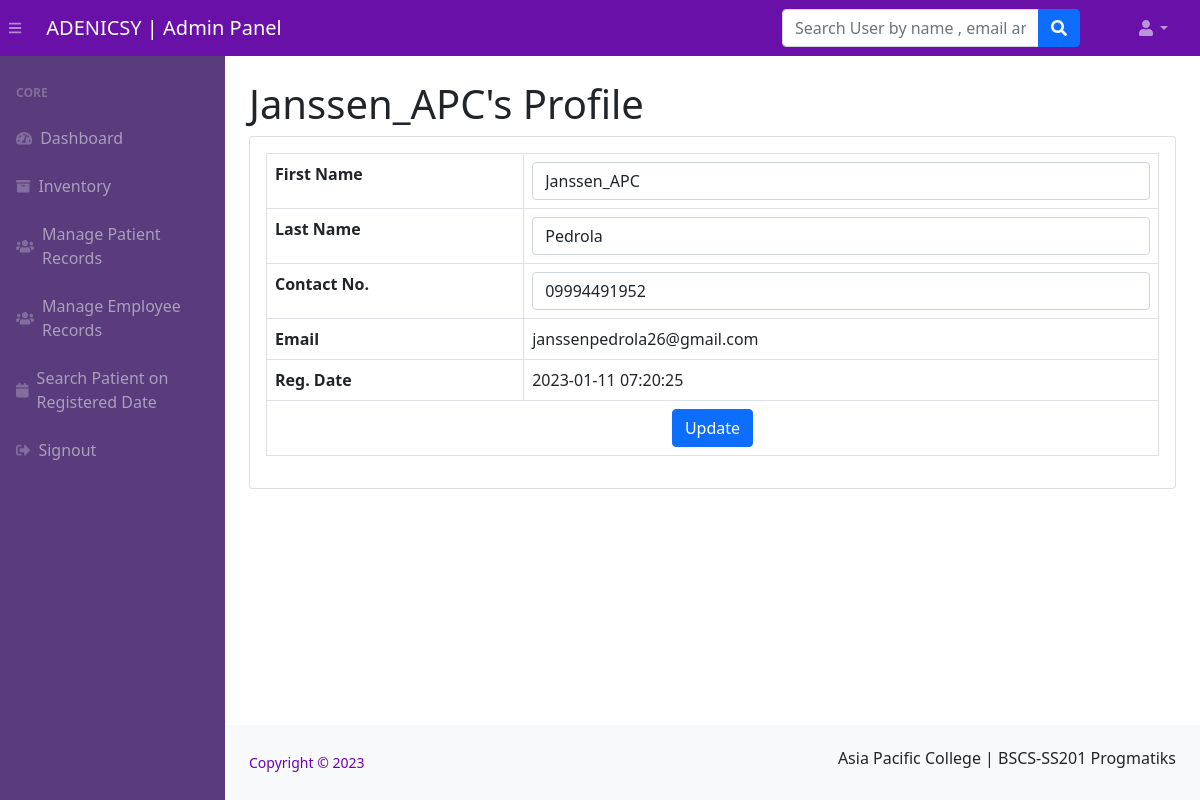
Page /admin/edit-profile.php?uid=15 (signed in) on the committed database.
### tables this page shows
CREATE TABLE `patient` (
  `id` int(11) NOT NULL,
  `fname` varchar(255) DEFAULT NULL,
  `lname` varchar(255) DEFAULT NULL,
  `email` varchar(255) DEFAULT NULL,
  `birthday` varchar(255) NOT NULL,
  `Age` int(211) NOT NULL,
  `password` varchar(300) DEFAULT NULL,
  `token` varchar(100) NOT NULL,
  `contactno` varchar(11) DEFAULT NULL,
  `posting_date` timestamp NOT NULL DEFAULT current_timestamp(),
  `h_password` varchar(255) DEFAULT NULL,
  `verified` tinyint(4) NOT NULL,
  `reset_token` varchar(255) DEFAULT NULL,
  `reset_token_expire` datetime DEFAULT NULL
);

### admin/edit-profile.php (the view, shortened to what this page needs)
<?php session_start();
include_once('../includes/config.php');
if (strlen($_SESSION['adminid'] == 0)) {
    header('location:logout.php');
} else {
?>
    <!DOCTYPE html>
    <html lang="en">
    <head>
        <link href="https://cdn.jsdelivr.net/npm/simple-datatables@latest/dist/style.css" rel="stylesheet" />
        <link href="../css/styles.css" rel="stylesheet" />
    </head>
    <body class="sb-nav-fixed">
        <?php include_once('includes/navbar.php'); ?>
        <div id="layoutSidenav">
            <?php include_once('includes/sidebar.php'); ?>
            <div id="layoutSidenav_content">
                <main>
                    <div class="container-fluid px-4">
                        <?php
                        $userid = $_GET['uid'];
                        $query = mysqli_query($con, "select * from patient where id='$userid'");
                        while ($result = mysqli_fetch_array($query)) { ?>
                            <h1 class="mt-4"><?php echo $result['fname']; ?>'s Profile</h1>
                            <div class="card mb-4">
                                <form method="post">
                                    <div class="card-body">
                                        <table class="table table-bordered">
                                            <tr>
                                                <th>First Name</th>
                                                <td><input class="form-control" id="fname" name="fname" type="text" value="<?php echo $result['fname']; ?>" required /></td>
                                            </tr>
                                            <tr>
                                                <th>Last Name</th>
                                                <td><input class="form-control" id="lname" name="lname" type="text" value="<?php echo $result['lname']; ?>" required /></td>
                                            </tr>
                                            <tr>
                                                <th>Contact No.</th>
                                                <td colspan="3"><input class="form-control" id="contact" name="contact" type="text" value="<?php echo $result['contactno']; ?>" pattern="[0-9]{11}" title="11 numeric characters only" maxlength="11" required /></td>
                                            </tr>
                                            <tr>
                                                <th>Email</th>
                                                <td colspan="3"><?php echo $result['email']; ?></td>
                                            </tr>
                                            <tr>
                                                <th>Reg. Date</th>
                                                <td colspan="3"><?php echo $result['posting_date']; ?></td>
                                            </tr>
                                            <tr>
                                                <td colspan="4" style="text-align:center ;"><button type="submit" class="btn btn-primary btn-block" name="update">Update</button></td>
                                            </tr>
                                        </table>
                                    </div>
                                </form>
                            </div>
                        <?php } ?>
                    </div>
                </main>
                <?php include('../includes/footer.php'); ?>
            </div>
        </div>
    </body>
    </html>
<?php } ?>

### rows in the picture
patient: fname "Janssen_APC", lname "Pedrola", contact "09994491952", email "janssenpedrola26@gmail.com", posting_date "2023-01-11 07:20:25"
